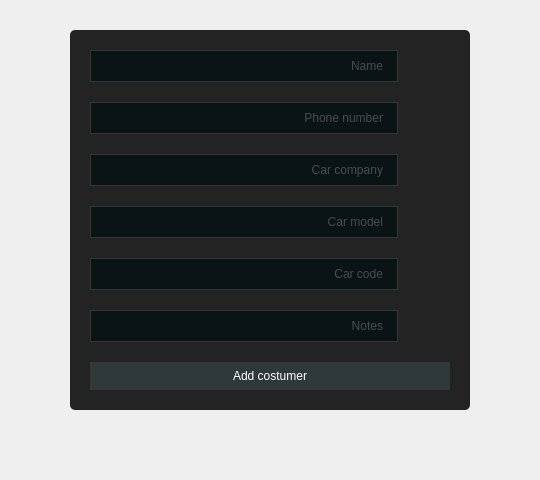
           <widget class="QWidget" name="page1">
            <layout class="QGridLayout" name="gridLayout_2">
             <property name="leftMargin">
              <number>30</number>
             </property>
             <property name="topMargin">
              <number>30</number>
             </property>
             <property name="rightMargin">
              <number>30</number>
             </property>
             <property name="bottomMargin">
              <number>30</number>
             </property>
             <item row="0" column="2">
              <spacer name="horizontalSpacer">
               <property name="orientation">
                <enum>Qt::Horizontal</enum>
               </property>
               <property name="sizeHint" stdset="0">
                <size>
                 <width>40</width>
                 <height>20</height>
                </size>
               </property>
              </spacer>
             </item>
             <item row="1" column="1">
              <spacer name="verticalSpacer">
               <property name="orientation">
                <enum>Qt::Vertical</enum>
               </property>
               <property name="sizeHint" stdset="0">
                <size>
                 <width>20</width>
                 <height>40</height>
                </size>
               </property>
              </spacer>
             </item>
             <item row="0" column="1">
              <widget class="QWidget" name="general" native="true">
               <property name="minimumSize">
                <size>
                 <width>400</width>
                 <height>0</height>
                </size>
               </property>
               <property name="styleSheet">
                <string notr="true">QWidget{
background-color : rgb(35,35,35)  ;
border-radius: 5px;
}

QLineEdit {
background-color: #0A1414 ;
border-radius: 0px;
color : #858585 ;
border: 1px solid #2f3939;
padding-right: 12px;
padding-top : 7px ;
padding-bottom : 7px ;
font: 10pt &quot;Segoe UI&quot;;
}
QLineEdit:hover {
	border: 1px solid #858585 ;
}
QLineEdit:focus {
	border: 1px solid  #858585;
	color : white ;
}


QPushButton{ 
background-color: #2f3939 ;
border-radius: 0px;
color : white ;
border: none;
	font: 10pt &quot;Segoe UI&quot;;
padding-top : 7px ;
padding-bottom : 7px ;
padding-right : 27px ;
padding-left : 27px ;
 }
QPushButton:hover{
border: 1px solid white;
padding : 4px ;
}



</string>
               </property>
               <layout class="QVBoxLayout" name="verticalLayout_8">
                <property name="spacing">
                 <number>20</number>
                </property>
                <property name="leftMargin">
                 <number>20</number>
                </property>
                <property name="topMargin">
                 <number>20</number>
                </property>
                <property name="rightMargin">
                 <number>20</number>
                </property>
                <property name="bottomMargin">
                 <number>20</number>
                </property>
                <item>
                 <layout class="QHBoxLayout" name="horizontalLayout">
                  <item>
                   <widget class="QLineEdit" name="line_name">
                    <property name="alignment">
                     <set>Qt::AlignRight|Qt::AlignTrailing|Qt::AlignVCenter</set>
                    </property>
                    <property name="placeholderText">
                     <string>Name</string>
                    </property>
                   </widget>
                  </item>
                  <item>
                   <widget class="QPushButton" name="icon_name">
                    <property name="styleSheet">
                     <string notr="true">QPushButton{ 
background-color : none;
border:none;
padding : 0px ;
}</string>
                    </property>
                    <property name="text">
                     <string/>
                    </property>
                    <property name="icon">
                     <iconset resource="../icons/image.qrc">
                      <normaloff>:/image/core/user-line.svg</normaloff>:/image/core/user-line.svg</iconset>
                    </property>
                    <property name="iconSize">
                     <size>
                      <width>30</width>
                      <height>30</height>
                     </size>
                    </property>
                   </widget>
                  </item>
                 </layout>
                </item>
                <item>
                 <layout class="QHBoxLayout" name="horizontalLayout_3">
                  <item>
                   <widget class="QLineEdit" name="line_phone">
                    <property name="alignment">
                     <set>Qt::AlignRight|Qt::AlignTrailing|Qt::AlignVCenter</set>
                    </property>
                    <property name="placeholderText">
                     <string>Phone number</string>
                    </property>
                   </widget>
                  </item>
                  <item>
                   <widget class="QPushButton" name="icon_phone">
                    <property name="styleSheet">
                     <string notr="true">QPushButton{ 
background-color : none;
border:none;
padding : 0px ;
}</string>
                    </property>
                    <property name="text">
                     <string/>
                    </property>
                    <property name="icon">
                     <iconset resource="../icons/image.qrc">
                      <normaloff>:/image/technology/mobile-phone-line.svg</normaloff>:/image/technology/mobile-phone-line.svg</iconset>
                    </property>
                    <property name="iconSize">
                     <size>
                      <width>30</width>
                      <height>30</height>
                     </size>
                    </property>
                   </widget>
                  </item>
                 </layout>
                </item>
                <item>
                 <layout class="QHBoxLayout" name="horizontalLayout_4">
                  <item>
                   <widget class="QLineEdit" name="line_carcompany">
                    <property name="alignment">
                     <set>Qt::AlignRight|Qt::AlignTrailing|Qt::AlignVCenter</set>
                    </property>
                    <property name="placeholderText">
                     <string>Car company</string>
                    </property>
                   </widget>
                  </item>
                  <item>
                   <widget class="QPushButton" name="icon_company">
                    <property name="styleSheet">
                     <string notr="true">QPushButton{ 
background-color : none;
border:none;
padding : 0px ;
}</string>
                    </property>
                    <property name="text">
                     <string/>
                    </property>
                    <property name="icon">
                     <iconset resource="../icons/image.qrc">
                      <normaloff>:/image/commerce/bank-line.svg</normaloff>:/image/commerce/bank-line.svg</iconset>
                    </property>
                    <property name="iconSize">
                     <size>
                      <width>30</width>
                      <height>30</height>
                     </size>
                    </property>
                   </widget>
                  </item>
                 </layout>
                </item>
                <item>
                 <layout class="QHBoxLayout" name="horizontalLayout_5">
                  <item>
                   <widget class="QLineEdit" name="line_carmodel">
                    <property name="alignment">
                     <set>Qt::AlignRight|Qt::AlignTrailing|Qt::AlignVCenter</set>
                    </property>
                    <property name="placeholderText">
                     <string>Car model</string>
                    </property>
                   </widget>
                  </item>
                  <item>
                   <widget class="QPushButton" name="icon_model">
                    <property name="styleSheet">
                     <string notr="true">QPushButton{ 
background-color : none;
border:none;
padding : 0px ;
}</string>
                    </property>
                    <property name="text">
                     <string/>
                    </property>
                    <property name="icon">
                     <iconset resource="../icons/image.qrc">
                      <normaloff>:/image/essential/key-line.svg</normaloff>:/image/essential/key-line.svg</iconset>
                    </property>
                    <property name="iconSize">
                     <size>
                      <width>30</width>
                      <height>30</height>
                     </size>
                    </property>
                   </widget>
                  </item>
                 </layout>
                </item>
                <item>
                 <layout class="QHBoxLayout" name="horizontalLayout_6">
                  <item>
                   <widget class="QLineEdit" name="line_carcode">
                    <property name="alignment">
                     <set>Qt::AlignRight|Qt::AlignTrailing|Qt::AlignVCenter</set>
                    </property>
                    <property name="placeholderText">
                     <string>Car code</string>
                    </property>
                   </widget>
                  </item>
                  <item>
                   <widget class="QPushButton" name="icon_code">
                    <property name="styleSheet">
                     <string notr="true">QPushButton{ 
background-color : none;
border:none;
padding : 0px ;
}</string>
                    </property>
                    <property name="text">
                     <string/>
                    </property>
                    <property name="icon">
                     <iconset resource="../icons/image.qrc">
                      <normaloff>:/image/technology/bar-code-line.svg</normaloff>:/image/technology/bar-code-line.svg</iconset>
                    </property>
                    <property name="iconSize">
                     <size>
                      <width>30</width>
                      <height>30</height>
                     </size>
                    </property>
                   </widget>
                  </item>
                 </layout>
                </item>
                <item>
                 <layout class="QHBoxLayout" name="horizontalLayout_7">
                  <item>
                   <widget class="QLineEdit" name="line_notes">
                    <property name="alignment">
                     <set>Qt::AlignRight|Qt::AlignTrailing|Qt::AlignVCenter</set>
                    </property>
                    <property name="placeholderText">
                     <string>Notes</string>
                    </property>
                   </widget>
                  </item>
                  <item>
                   <widget class="QPushButton" name="icon_notes">
                    <property name="styleSheet">
                     <string notr="true">QPushButton{ 
background-color : none;
border:none;
padding : 0px ;
}</string>
                    </property>
                    <property name="text">
                     <string/>
                    </property>
                    <property name="icon">
                     <iconset resource="../icons/image.qrc">
                      <normaloff>:/image/essential/note-edit-line.svg</normaloff>:/image/essential/note-edit-line.svg</iconset>
                    </property>
                    <property name="iconSize">
                     <size>
                      <width>30</width>
                      <height>30</height>
                     </size>
                    </property>
                   </widget>
                  </item>
                 </layout>
                </item>
                <item>
                 <widget class="QPushButton" name="button_addcostumer">
                  <property name="text">
                   <string>Add costumer</string>
                  </property>
                 </widget>
                </item>
               </layout>
              </widget>
             </item>
             <item row="0" column="0">
              <spacer name="horizontalSpacer_2">
               <property name="orientation">
                <enum>Qt::Horizontal</enum>
               </property>
               <property name="sizeHint" stdset="0">
                <size>
                 <width>40</width>
                 <height>20</height>
                </size>
               </property>
              </spacer>
             </item>
            </layout>
           </widget>
